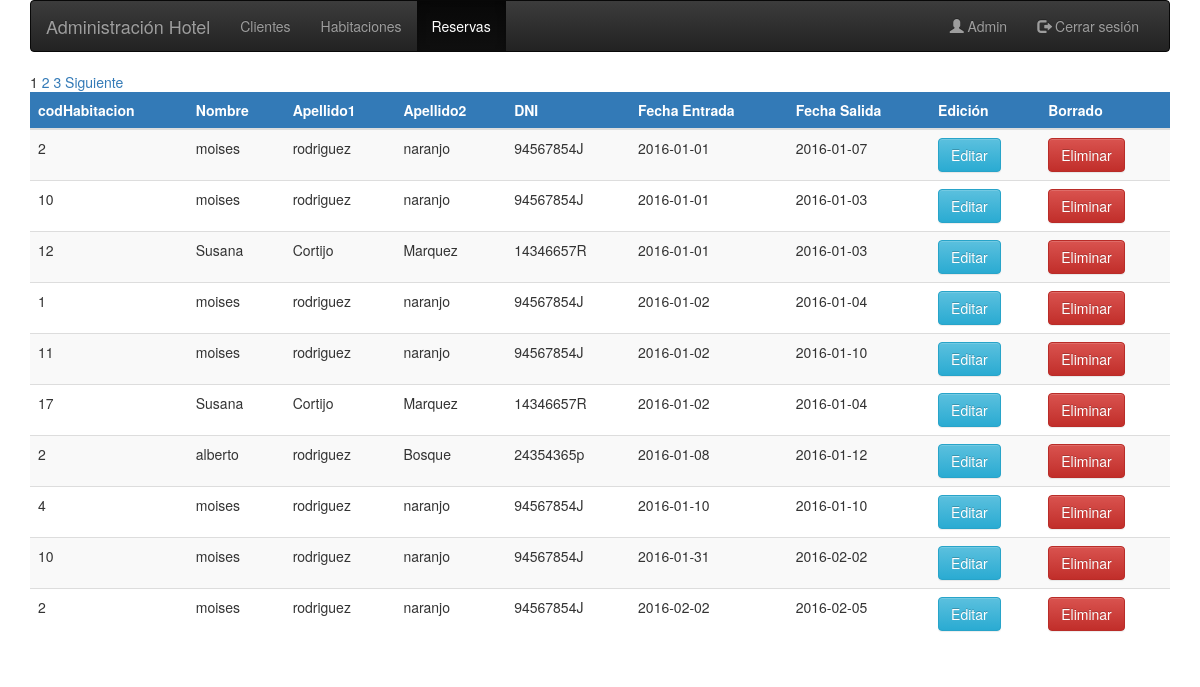
Page /administracion/reservas.php (signed in) on the earlier database version.
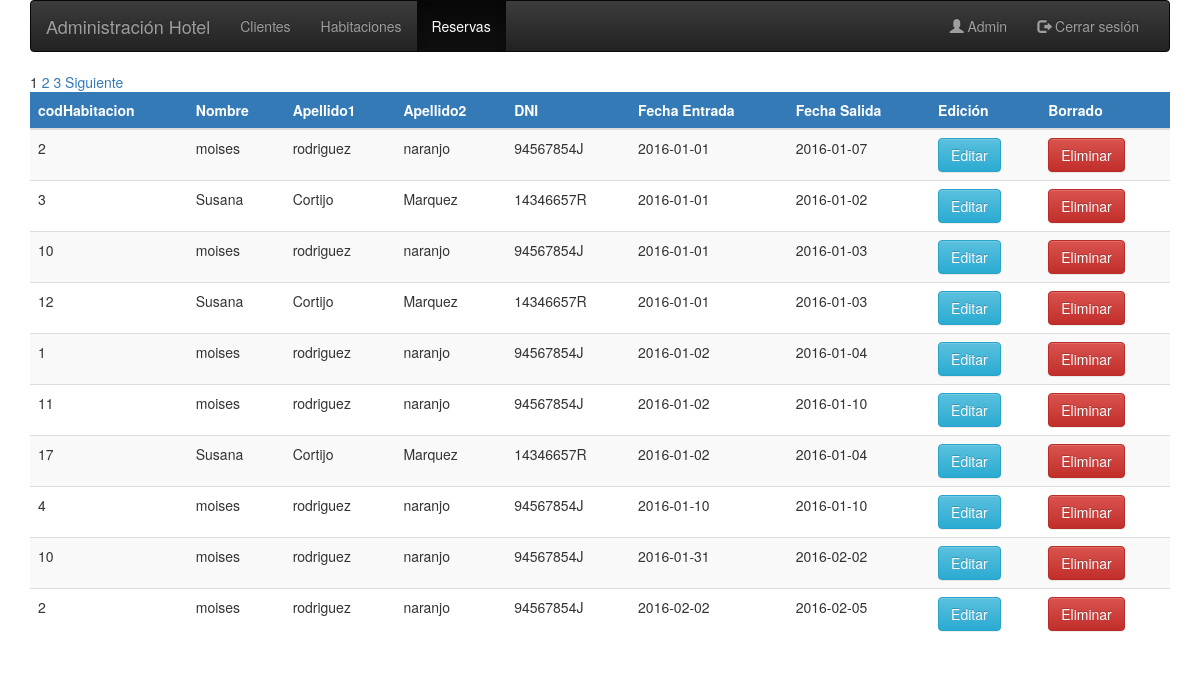
Same page on the later database version.
### tables this page shows
CREATE TABLE `reserva` (
  `codHabitacion` int(10) NOT NULL,
  `codCliente` int(10) NOT NULL,
  `fechaEntrada` date NOT NULL,
  `fechaSalida` date NOT NULL
);

CREATE TABLE `habitacion` (
  `codHabitacion` int(10) NOT NULL,
  `tipo` varchar(16) NOT NULL,
  `capacidad` int(11) NOT NULL,
  `planta` int(1) NOT NULL,
  `tarifa` double NOT NULL
);

CREATE TABLE `cliente` (
  `codCliente` int(10) NOT NULL,
  `DNI` varchar(9) NOT NULL,
  `nombre` varchar(30) NOT NULL,
  `apellido1` varchar(60) NOT NULL,
  `apellido2` varchar(60) NOT NULL
);

### administracion/reservas.php (the view, shortened to what this page needs)
<!DOCTYPE html>
<html lang="es">
  <head>
      <link href="http://meyerweb.com/eric/tools/css/reset/reset.css" rel="stylesheet">
      <link href="https://maxcdn.bootstrapcdn.com/bootstrap/3.3.7/css/bootstrap.min.css" rel="stylesheet">
      <link href="https://maxcdn.bootstrapcdn.com/bootstrap/3.3.7/css/bootstrap-theme.min.css" rel="stylesheet">
      <link rel="stylesheet" type="text/css" href="../css/style.css">
  </head>
  <body>
    <?php
      if ( $_SESSION['logueadoAdmin'] == true){
      try {
        $conexion = new PDO("mysql:host=localhost;dbname=hotel;charset=utf8", "root");
      } catch (PDOException $e) {
        echo "No se ha podido establecer conexión con el servidor de bases de datos.<br>";
        die ("Error: " . $e->getMessage());
      }
      $consultaTotal = $conexion->query("SELECT * FROM reserva");
      $totalFilas = $consultaTotal->rowCount();
      $TAMANO_PAGINA = 10;
      $pagina = $_GET["pagina"];
      if (!isset($pagina)) {
         $inicio = 0;
         $pagina = 1;
      }
      else {
         $inicio = ($pagina - 1) * $TAMANO_PAGINA;
      }
      $totalPaginas = ceil($totalFilas / $TAMANO_PAGINA);
      $consulta = $conexion->query("SELECT * FROM reserva r "
        . "JOIN habitacion h ON (r.codHabitacion = h.codHabitacion) "
        . "JOIN cliente c ON (c.codCliente = r.codCliente) "
        . "ORDER BY r.fechaEntrada ASC, r.codHabitacion LIMIT " . $inicio . "," . $TAMANO_PAGINA);
    ?>
    <div class="container">
      <nav class="navbar navbar-inverse">
        <div class="container-fluid">
          <div class="navbar-header">
            <a class="navbar-brand" href="index.php">Administración Hotel</a>
          </div>
          <div class="collapse navbar-collapse" id="myNavbar">
            <ul class="nav navbar-nav">
              <li><a href="index.php">Clientes</a></li>
              <li><a href="adminHabitaciones.php">Habitaciones</a></li>
              <li class="active"><a href="reservas.php">Reservas</a></li>
            </ul>
            <ul class="nav navbar-nav navbar-right">
              <li><a href="index.php"><span class="glyphicon glyphicon-user"></span> <?= ucfirst($_SESSION['nombreAdmin'])?></a></li>
              <li><a href="logout.php"><span class="glyphicon glyphicon-log-out"></span> Cerrar sesión</a></li>
            </ul>
          </div>
        </div>
      </nav>
     <div class="centrado">
      <div class="table-responsive">
        <table class="table table-striped table-hover">
            <thead>
              <tr class="bg-primary">
                <th>codHabitacion</th>
                <th>Nombre</th>
                <th>Apellido1</th>
                <th>Apellido2</th>
                <th>DNI</th>
                <th>Fecha Entrada</th>
                <th>Fecha Salida</th>
                <th>Edición</th>
                <th>Borrado</th>
              </tr>
            </thead>
            <tbody>
              <?php
                while ($reserva = $consulta->fetchObject()) {
              ?>
              <tr>
                <td><?= $reserva->codHabitacion ?></td>
                <td><?= $reserva->nombre ?></td>
                <td><?= $reserva->apellido1 ?></td>
                <td><?= $reserva->apellido2 ?></td>
                <td><?= $reserva->DNI ?></td>
                <td><?= $reserva->fechaEntrada ?></td>
                <td><?= $reserva->fechaSalida ?></td>
                <td>
                  <form name="modificarReserva" action="modificarReserva.php" method="POST">
                    <input type="submit" class="btn btn-info" value="Editar" />
                  </form>
                </td>
                <td>
                  <form name="eliminarReserva" action="eliminarReserva.php" method="POST">
                    <input type="submit" class="btn btn-danger" value="Eliminar" />
                  </form>
                </td>
              </tr>
              <?php } ?>
              <tr>
              <?php
              $url = "reservas.php";
              if ($totalPaginas > 1) {
                for ($i=1;$i<=$totalPaginas;$i++) {
                  if ($pagina == $i){
                     echo $pagina;
                  }else{
                    echo '  <a href="'.$url.'?pagina='.$i.'">'.$i.' </a>  ';
                  }
                }
                if ($pagina != $totalPaginas){
                  echo '<a href="'.$url.'?pagina='.($pagina+1).'"> Siguiente</a>';
                }
              }
              ?>
              </tr>
            </tbody>
        </table>
      </div>
      </div>
    </div>
    <?php
      }else{
        header("location:login.php");
      }
    ?>
  </body>
</html>

### css/style.css (style rules this page uses)
body { margin: 0; }
a:link { text-decoration: none; }
a { text-decoration:none; outline:0; }

Differences in the rows shown:
removed reserva: codHabitacion.codHabitacion "2", codCliente.nombre "alberto", codCliente.apellido1 "rodriguez", codCliente.apellido2 "Bosque", codCliente.DNI "24354365p", fechaEntrada "2016-01-08", fechaSalida "2016-01-12"
added reserva: codHabitacion.codHabitacion "3", codCliente.nombre "Susana", codCliente.apellido1 "Cortijo", codCliente.apellido2 "Marquez", codCliente.DNI "14346657R", fechaEntrada "2016-01-01", fechaSalida "2016-01-02"
